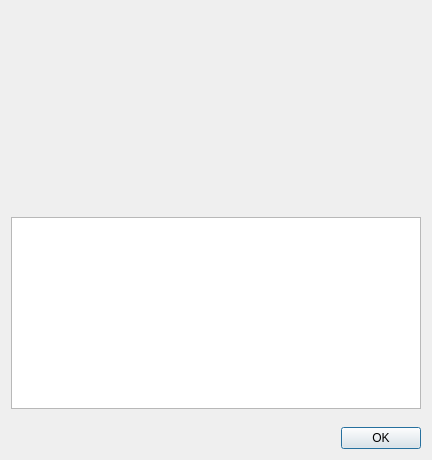
<?xml version="1.0" encoding="UTF-8"?>
<ui version="4.0">
 <class>AboutDialog</class>
 <widget class="QDialog" name="AboutDialog">
  <property name="geometry">
   <rect>
    <x>0</x>
    <y>0</y>
    <width>432</width>
    <height>460</height>
   </rect>
  </property>
  <property name="windowTitle">
   <string>About Tiled</string>
  </property>
  <layout class="QVBoxLayout" name="verticalLayout_3">
   <property name="sizeConstraint">
    <enum>QLayout::SetDefaultConstraint</enum>
   </property>
   <item>
    <layout class="QHBoxLayout" name="logoLayout">
     <item>
      <spacer name="horizontalSpacer">
       <property name="orientation">
        <enum>Qt::Horizontal</enum>
       </property>
       <property name="sizeHint" stdset="0">
        <size>
         <width>0</width>
         <height>20</height>
        </size>
       </property>
      </spacer>
     </item>
     <item>
      <widget class="QLabel" name="logo">
       <property name="minimumSize">
        <size>
         <width>400</width>
         <height>200</height>
        </size>
       </property>
       <property name="text">
        <string/>
       </property>
       <property name="pixmap">
        <pixmap resource="tiled.qrc">:/images/about-tiled-logo.png</pixmap>
       </property>
      </widget>
     </item>
     <item>
      <spacer name="horizontalSpacer_2">
       <property name="orientation">
        <enum>Qt::Horizontal</enum>
       </property>
       <property name="sizeHint" stdset="0">
        <size>
         <width>0</width>
         <height>20</height>
        </size>
       </property>
      </spacer>
     </item>
    </layout>
   </item>
   <item>
    <widget class="QTextBrowser" name="textBrowser">
     <property name="openExternalLinks">
      <bool>true</bool>
     </property>
    </widget>
   </item>
   <item>
    <spacer name="verticalSpacer">
     <property name="orientation">
      <enum>Qt::Vertical</enum>
     </property>
     <property name="sizeHint" stdset="0">
      <size>
       <width>20</width>
       <height>0</height>
      </size>
     </property>
    </spacer>
   </item>
   <item>
    <layout class="QHBoxLayout" name="buttonLayout">
     <property name="sizeConstraint">
      <enum>QLayout::SetDefaultConstraint</enum>
     </property>
     <item>
      <spacer name="horizontalSpacer_3">
       <property name="orientation">
        <enum>Qt::Horizontal</enum>
       </property>
       <property name="sizeType">
        <enum>QSizePolicy::Expanding</enum>
       </property>
       <property name="sizeHint" stdset="0">
        <size>
         <width>40</width>
         <height>20</height>
        </size>
       </property>
      </spacer>
     </item>
     <item>
      <widget class="QPushButton" name="pushButton">
       <property name="text">
        <string>OK</string>
       </property>
      </widget>
     </item>
    </layout>
   </item>
  </layout>
 </widget>
 <resources>
  <include location="tiled.qrc"/>
 </resources>
 <connections>
  <connection>
   <sender>pushButton</sender>
   <signal>clicked()</signal>
   <receiver>AboutDialog</receiver>
   <slot>close()</slot>
   <hints>
    <hint type="sourcelabel">
     <x>460</x>
     <y>347</y>
    </hint>
    <hint type="destinationlabel">
     <x>255</x>
     <y>185</y>
    </hint>
   </hints>
  </connection>
 </connections>
</ui>
